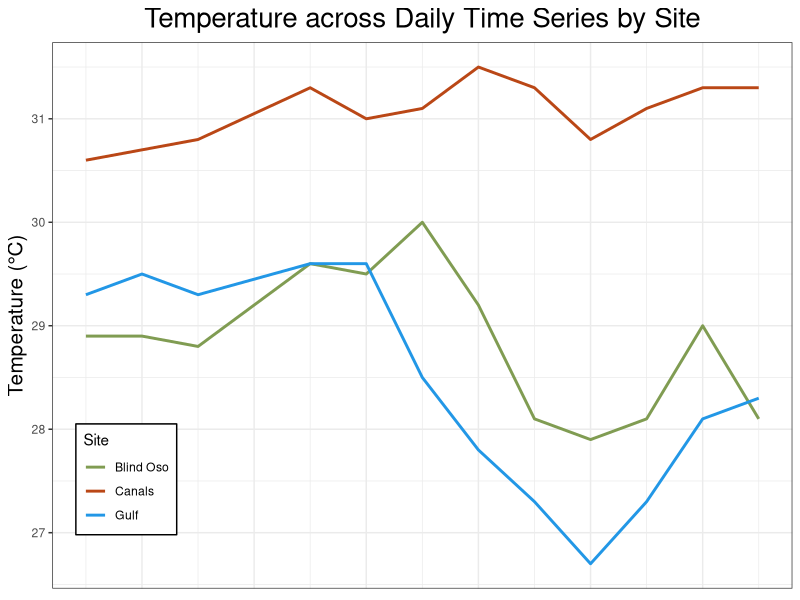
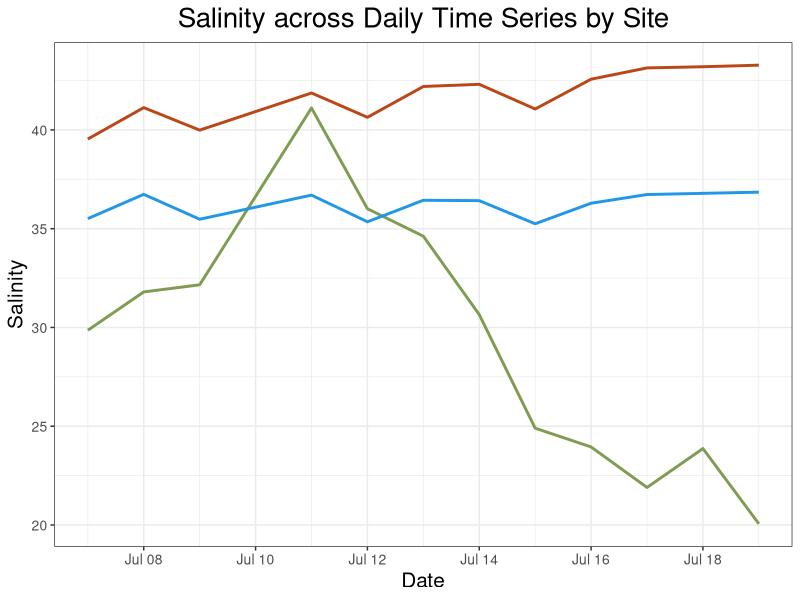
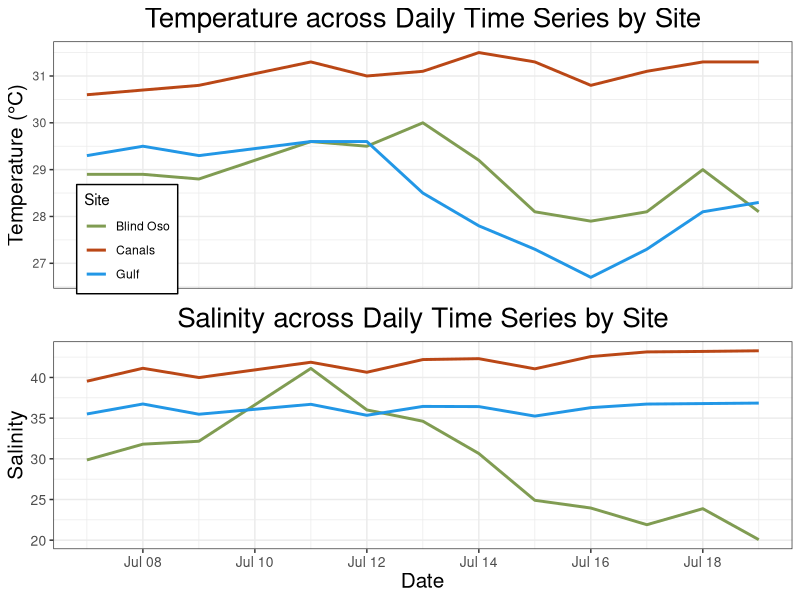
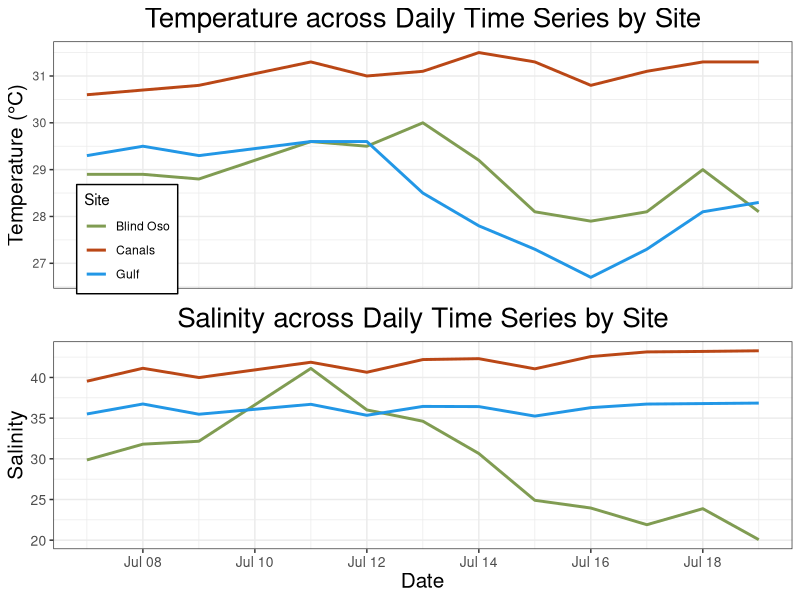

Here is the R script that generated these plots, in order:
## ---- chunk 1
library(tidyverse)
library(here)
library(ggpubr)
## ---- chunk 2
d1<- read_csv(here("data", "raw_data", "ysi_.csv"))
## ---- chunk 3
d1<- d1 %>%
  mutate(site = recode(site, "BO" = "Blind Oso",
                             "C2" = "Canals",
                            "RD" = "Gulf"))
daily<- d1 %>%
  filter(type %in% "Daily")

## ---- chunk 4
temp<- daily %>% ggplot() + geom_line(
  aes(
    x = date,
    y = temp,
    color = site),
  size = 1)+
  theme_bw()+
  labs(
    x = "Date",
    y = "Temperature (°C)",
    title = "Temperature across Daily Time Series by Site",
    color = "Site")+
  theme(
    plot.title= element_text(hjust = 0.5, size = 20),
    axis.title.x = element_blank(),
    axis.ticks.x = element_blank(),
    axis.text.x = element_blank(),
    axis.title.y = element_text(size = 15),
    legend.position = c(0.1,0.2),
    legend.background = element_rect(colour = 'black', fill = 'white', linetype='solid')) + #Moves legend onto plot 
    scale_color_manual(values = c("Blind Oso" = "#809C52",
                                "Canals" = "#ba4716",
                                "Gulf" = "4c848c"))

temp
  
## ---- chunk 5
sal<- daily %>% ggplot() + geom_line(
  aes(
    x = date,
    y = salinity,
    color = site),
  size = 1)+
  theme_bw()+
  labs(
    x = "Date",
    y = "Salinity",
    title = "Salinity across Daily Time Series by Site",
    color = "Site")+
  theme(
    plot.title= element_text(hjust = 0.5, size = 20),
    axis.title.x = element_text(size = 15),
    axis.title.y = element_text(size = 15),
    axis.text.x = element_text(size = 10),
    axis.text.y = element_text(size = 10),
    legend.position = "none")+
    scale_color_manual(values = c("Blind Oso" = "#809C52",
                                "Canals" = "#ba4716",
                                "Gulf" = "4c848c"))

sal
## ---- chunk 6
fig<- ggarrange(temp,sal + font("x.text", size = 10), ncol = 1, nrow = 2,align = "v")

fig
## ---- chunk 7
png(file = here("results", "plots", "temp_sal.png"))
fig
dev.off()
